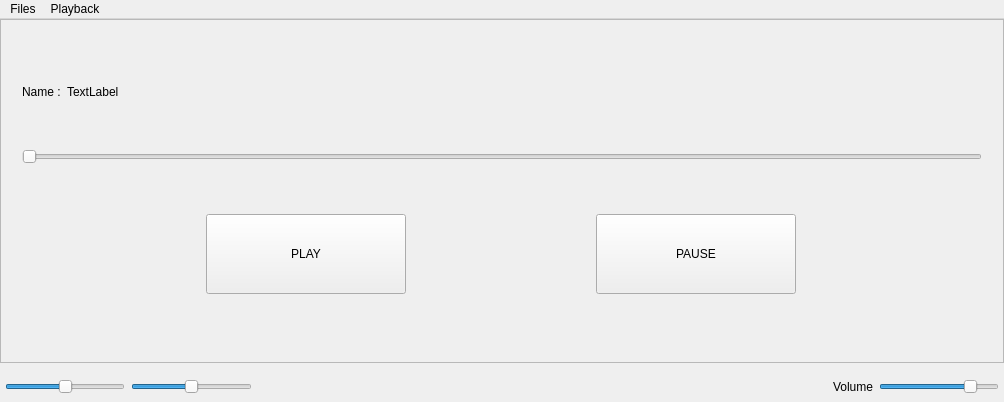
<?xml version="1.0" encoding="UTF-8"?>
<ui version="4.0">
 <class>SubMergeClass</class>
 <widget class="QMainWindow" name="SubMergeClass">
  <property name="geometry">
   <rect>
    <x>0</x>
    <y>0</y>
    <width>1004</width>
    <height>402</height>
   </rect>
  </property>
  <property name="sizePolicy">
   <sizepolicy hsizetype="Preferred" vsizetype="Preferred">
    <horstretch>0</horstretch>
    <verstretch>0</verstretch>
   </sizepolicy>
  </property>
  <property name="minimumSize">
   <size>
    <width>465</width>
    <height>230</height>
   </size>
  </property>
  <property name="maximumSize">
   <size>
    <width>1920</width>
    <height>1080</height>
   </size>
  </property>
  <property name="baseSize">
   <size>
    <width>720</width>
    <height>350</height>
   </size>
  </property>
  <property name="windowTitle">
   <string>SubMerge</string>
  </property>
  <property name="windowOpacity">
   <double>1.000000000000000</double>
  </property>
  <property name="toolButtonStyle">
   <enum>Qt::ToolButtonIconOnly</enum>
  </property>
  <property name="documentMode">
   <bool>false</bool>
  </property>
  <property name="tabShape">
   <enum>QTabWidget::Rounded</enum>
  </property>
  <property name="dockNestingEnabled">
   <bool>true</bool>
  </property>
  <widget class="QWidget" name="centralWidget">
   <property name="sizePolicy">
    <sizepolicy hsizetype="Maximum" vsizetype="Maximum">
     <horstretch>0</horstretch>
     <verstretch>0</verstretch>
    </sizepolicy>
   </property>
   <layout class="QGridLayout" name="gridLayout_3">
    <property name="leftMargin">
     <number>0</number>
    </property>
    <property name="topMargin">
     <number>0</number>
    </property>
    <property name="rightMargin">
     <number>0</number>
    </property>
    <property name="bottomMargin">
     <number>0</number>
    </property>
    <property name="spacing">
     <number>9</number>
    </property>
    <item row="0" column="0">
     <widget class="QFrame" name="frame_Up">
      <property name="frameShape">
       <enum>QFrame::StyledPanel</enum>
      </property>
      <property name="frameShadow">
       <enum>QFrame::Raised</enum>
      </property>
      <layout class="QGridLayout" name="gridLayout">
       <item row="1" column="0">
        <widget class="QFrame" name="Playing_Layout_2">
         <property name="sizePolicy">
          <sizepolicy hsizetype="Expanding" vsizetype="Expanding">
           <horstretch>0</horstretch>
           <verstretch>0</verstretch>
          </sizepolicy>
         </property>
         <layout class="QVBoxLayout" name="Playing_Layout">
          <property name="sizeConstraint">
           <enum>QLayout::SetDefaultConstraint</enum>
          </property>
          <property name="leftMargin">
           <number>10</number>
          </property>
          <property name="topMargin">
           <number>10</number>
          </property>
          <property name="rightMargin">
           <number>10</number>
          </property>
          <property name="bottomMargin">
           <number>10</number>
          </property>
          <item>
           <layout class="QHBoxLayout" name="horizontalLayout">
            <item>
             <widget class="QLabel" name="Name">
              <property name="sizePolicy">
               <sizepolicy hsizetype="Fixed" vsizetype="Fixed">
                <horstretch>0</horstretch>
                <verstretch>0</verstretch>
               </sizepolicy>
              </property>
              <property name="text">
               <string>Name :</string>
              </property>
             </widget>
            </item>
            <item>
             <widget class="QLabel" name="l_trackName">
              <property name="sizePolicy">
               <sizepolicy hsizetype="Minimum" vsizetype="Maximum">
                <horstretch>0</horstretch>
                <verstretch>0</verstretch>
               </sizepolicy>
              </property>
              <property name="text">
               <string>TextLabel</string>
              </property>
             </widget>
            </item>
           </layout>
          </item>
          <item>
           <widget class="QSlider" name="TimeLine">
            <property name="orientation">
             <enum>Qt::Horizontal</enum>
            </property>
           </widget>
          </item>
          <item>
           <layout class="QHBoxLayout" name="horizontalLayout_3">
            <item>
             <widget class="QPushButton" name="B_Play">
              <property name="sizePolicy">
               <sizepolicy hsizetype="Preferred" vsizetype="Preferred">
                <horstretch>0</horstretch>
                <verstretch>0</verstretch>
               </sizepolicy>
              </property>
              <property name="maximumSize">
               <size>
                <width>200</width>
                <height>80</height>
               </size>
              </property>
              <property name="text">
               <string>PLAY</string>
              </property>
             </widget>
            </item>
            <item>
             <widget class="QPushButton" name="B_Pause">
              <property name="sizePolicy">
               <sizepolicy hsizetype="Preferred" vsizetype="Preferred">
                <horstretch>0</horstretch>
                <verstretch>0</verstretch>
               </sizepolicy>
              </property>
              <property name="maximumSize">
               <size>
                <width>200</width>
                <height>80</height>
               </size>
              </property>
              <property name="text">
               <string>PAUSE</string>
              </property>
             </widget>
            </item>
           </layout>
          </item>
         </layout>
        </widget>
       </item>
      </layout>
     </widget>
    </item>
    <item row="16" column="0">
     <widget class="QFrame" name="Frame_Down">
      <property name="frameShape">
       <enum>QFrame::NoFrame</enum>
      </property>
      <property name="frameShadow">
       <enum>QFrame::Plain</enum>
      </property>
      <layout class="QGridLayout" name="gridLayout_2">
       <property name="leftMargin">
        <number>5</number>
       </property>
       <property name="topMargin">
        <number>5</number>
       </property>
       <property name="rightMargin">
        <number>5</number>
       </property>
       <property name="bottomMargin">
        <number>5</number>
       </property>
       <item row="0" column="0">
        <layout class="QHBoxLayout" name="Control_Layout">
         <item>
          <widget class="QSlider" name="s_Pitch">
           <property name="maximumSize">
            <size>
             <width>150</width>
             <height>16777215</height>
            </size>
           </property>
           <property name="minimum">
            <number>-24</number>
           </property>
           <property name="maximum">
            <number>24</number>
           </property>
           <property name="orientation">
            <enum>Qt::Horizontal</enum>
           </property>
           <property name="invertedAppearance">
            <bool>false</bool>
           </property>
           <property name="invertedControls">
            <bool>false</bool>
           </property>
          </widget>
         </item>
         <item>
          <widget class="QSlider" name="s_Time">
           <property name="maximumSize">
            <size>
             <width>150</width>
             <height>16777215</height>
            </size>
           </property>
           <property name="autoFillBackground">
            <bool>false</bool>
           </property>
           <property name="maximum">
            <number>200</number>
           </property>
           <property name="sliderPosition">
            <number>100</number>
           </property>
           <property name="orientation">
            <enum>Qt::Horizontal</enum>
           </property>
           <property name="invertedAppearance">
            <bool>false</bool>
           </property>
           <property name="invertedControls">
            <bool>false</bool>
           </property>
          </widget>
         </item>
         <item>
          <spacer name="horizontalSpacer">
           <property name="orientation">
            <enum>Qt::Horizontal</enum>
           </property>
           <property name="sizeHint" stdset="0">
            <size>
             <width>575</width>
             <height>20</height>
            </size>
           </property>
          </spacer>
         </item>
         <item>
          <widget class="QLabel" name="label_Volume">
           <property name="text">
            <string>Volume</string>
           </property>
          </widget>
         </item>
         <item>
          <widget class="QSlider" name="s_Volume">
           <property name="sizePolicy">
            <sizepolicy hsizetype="Expanding" vsizetype="Fixed">
             <horstretch>0</horstretch>
             <verstretch>0</verstretch>
            </sizepolicy>
           </property>
           <property name="maximumSize">
            <size>
             <width>150</width>
             <height>100</height>
            </size>
           </property>
           <property name="maximum">
            <number>100</number>
           </property>
           <property name="value">
            <number>80</number>
           </property>
           <property name="tracking">
            <bool>false</bool>
           </property>
           <property name="orientation">
            <enum>Qt::Horizontal</enum>
           </property>
          </widget>
         </item>
        </layout>
       </item>
      </layout>
     </widget>
    </item>
   </layout>
  </widget>
  <widget class="QMenuBar" name="menuBar">
   <property name="geometry">
    <rect>
     <x>0</x>
     <y>0</y>
     <width>1004</width>
     <height>22</height>
    </rect>
   </property>
   <widget class="QMenu" name="menuFiles">
    <property name="title">
     <string>Files</string>
    </property>
    <addaction name="actionOpen"/>
   </widget>
   <widget class="QMenu" name="menuPlayback">
    <property name="title">
     <string>Playback</string>
    </property>
    <addaction name="actionPlay_Pause"/>
   </widget>
   <addaction name="menuFiles"/>
   <addaction name="menuPlayback"/>
  </widget>
  <action name="actionOpen">
   <property name="text">
    <string>Open...</string>
   </property>
   <property name="toolTip">
    <string>Open selected file for playing</string>
   </property>
   <property name="shortcut">
    <string>Ctrl+O</string>
   </property>
  </action>
  <action name="actionPlay_Pause">
   <property name="text">
    <string>Play/Pause</string>
   </property>
   <property name="toolTip">
    <string>Toggle play or pause the audio Playback</string>
   </property>
   <property name="shortcut">
    <string>Space</string>
   </property>
  </action>
 </widget>
 <layoutdefault spacing="6" margin="11"/>
 <resources>
  <include location="SubMerge.qrc"/>
 </resources>
 <connections/>
</ui>
